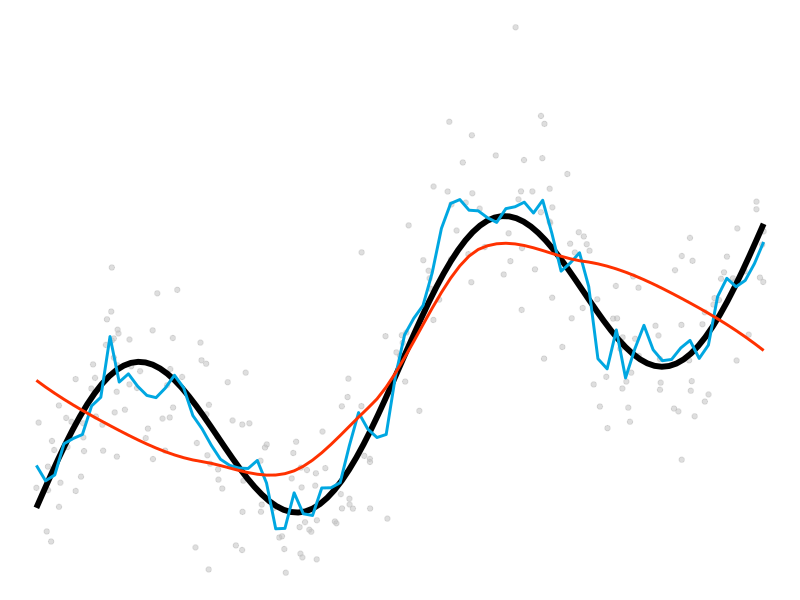
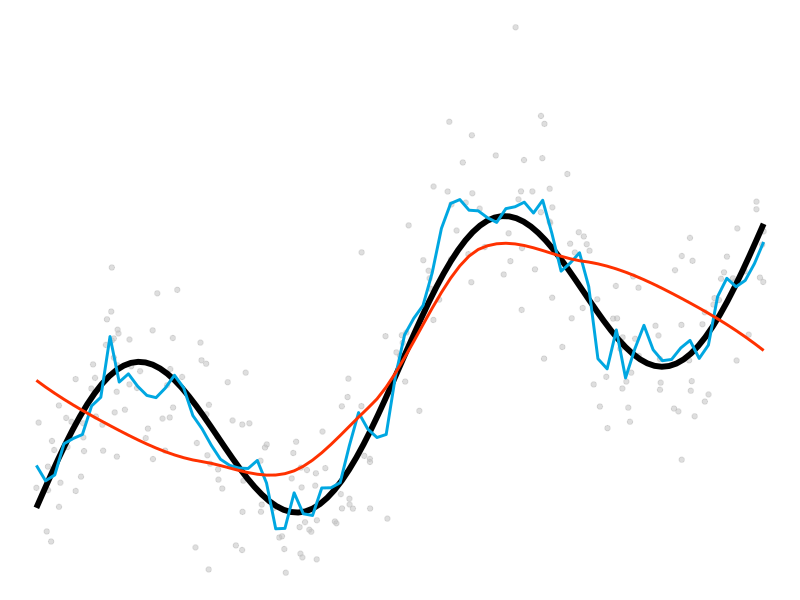

These figures' R source, in order:
n = 250
set.seed(20200610)
x = sort(runif(n, -2*pi, 2*pi))
fx <- function(x) .75*sin(x) + x/(2*pi)
y = fx(x) + rnorm(n, sd=.35)
blue="#00A7E1"
red="#ff3100"
orange="#ff8300"
green="#00e95e"

library(ggplot2)

ggplot(data.frame(x=x,y=y)) + geom_point(aes(x,y),color="grey",alpha=.5) + 
  theme_void() + stat_function(fun=fx, color="black", size=2) +
  geom_smooth(aes(x,y), se=FALSE, span=.075, color=blue) +
  #geom_smooth(aes(x,y), se=FALSE, span=.15, color=orange) +
  geom_smooth(aes(x,y), se=FALSE, span=.75, color=red)
ggsave("assets/img/smooths.jpg",width=9, height=4.5)
